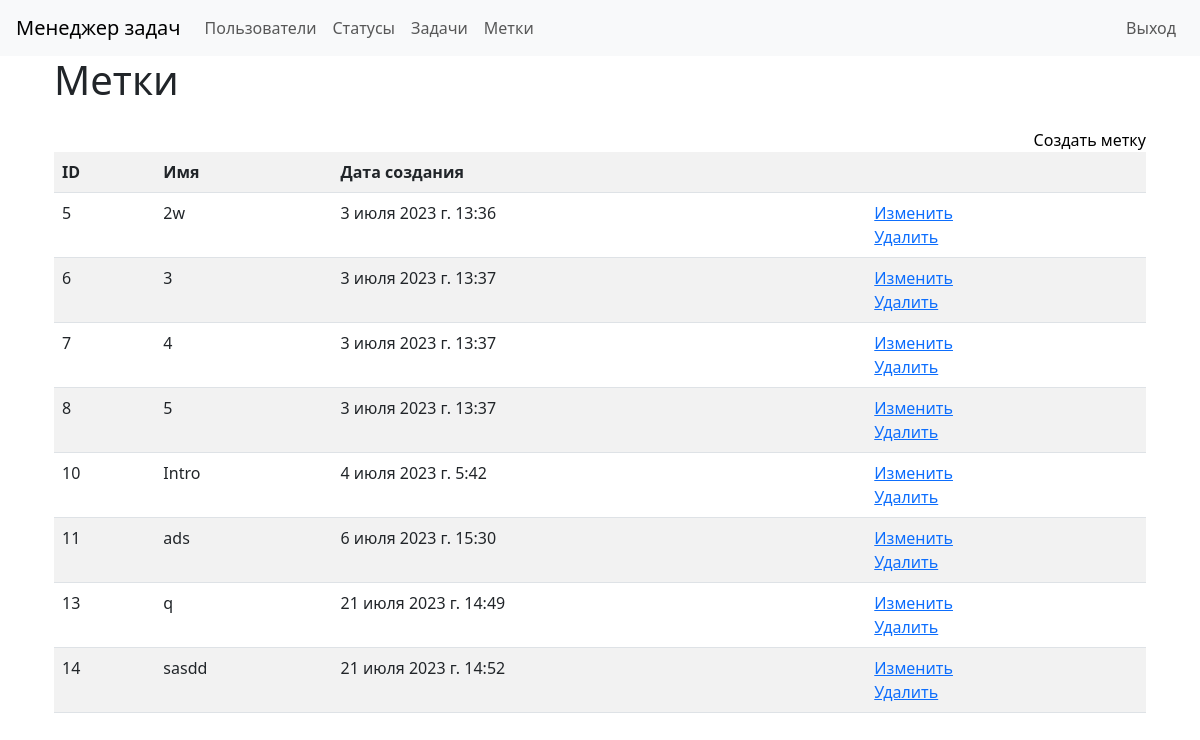
Screenshot of /labels/ (signed in) with the database file from the repository.
### task_manager/labels/models.py (models this page shows)
class LabelModel(models.Model):
    name = models.CharField(max_length=100)
    timestamp = models.DateTimeField(auto_now_add=True)
    def __str__(self):
        return self.name

### task_manager/labels/views.py (the view)
# urls.py: path('', views.LabelView.as_view(), name='label_list'),
class LabelView(AppLoginMixin, ListView):
    template_name = 'labels/labels.html'
    model = LabelModel

### task_manager/labels/templates/labels/labels.html
{% extends "base.html" %}
{% load i18n %}
{% block main %}
<div class="container wrapper flex-grow-1">
    <h1 class="mb-4">{% trans "Labels" %}</h1>
    <a class="d-flex justify-content-end text-black text-decoration-none" href="{% url 'create_label' %}">{% trans "Create label" %}</a>
    <table class="table table-striped">
        <tr>
            <th>ID</th>
            <th>{% trans "Name" %}</th>
            <th>{% trans "Create at" %}</th>
            <th></th>
        </tr>
        {% for label in object_list %}
        <tr>
            <td>{{ label.id }}</td>
            <td>{{ label }}</td>
            <td>{{ label.timestamp }}</td>
            <td><a href="{% url 'update_label' pk=label.id %}">{% trans 'Update' %}</a><br>
                <a href="{% url 'delete_label' pk=label.id %}">{% trans "Delete" %}</a></td>
        </tr>
        {% endfor %}
    </table>
</div>
{% endblock %}

### rows the page displays
LabelModel: id "5", name "2w", timestamp "3 июля 2023 г. 13:36"
LabelModel: id "6", name "3", timestamp "3 июля 2023 г. 13:37"
LabelModel: id "7", name "4", timestamp "3 июля 2023 г. 13:37"
LabelModel: id "8", name "5", timestamp "3 июля 2023 г. 13:37"
LabelModel: id "10", name "Intro", timestamp "4 июля 2023 г. 5:42"
LabelModel: id "11", name "ads", timestamp "6 июля 2023 г. 15:30"
LabelModel: id "13", name "q", timestamp "21 июля 2023 г. 14:49"
LabelModel: id "14", name "sasdd", timestamp "21 июля 2023 г. 14:52"
